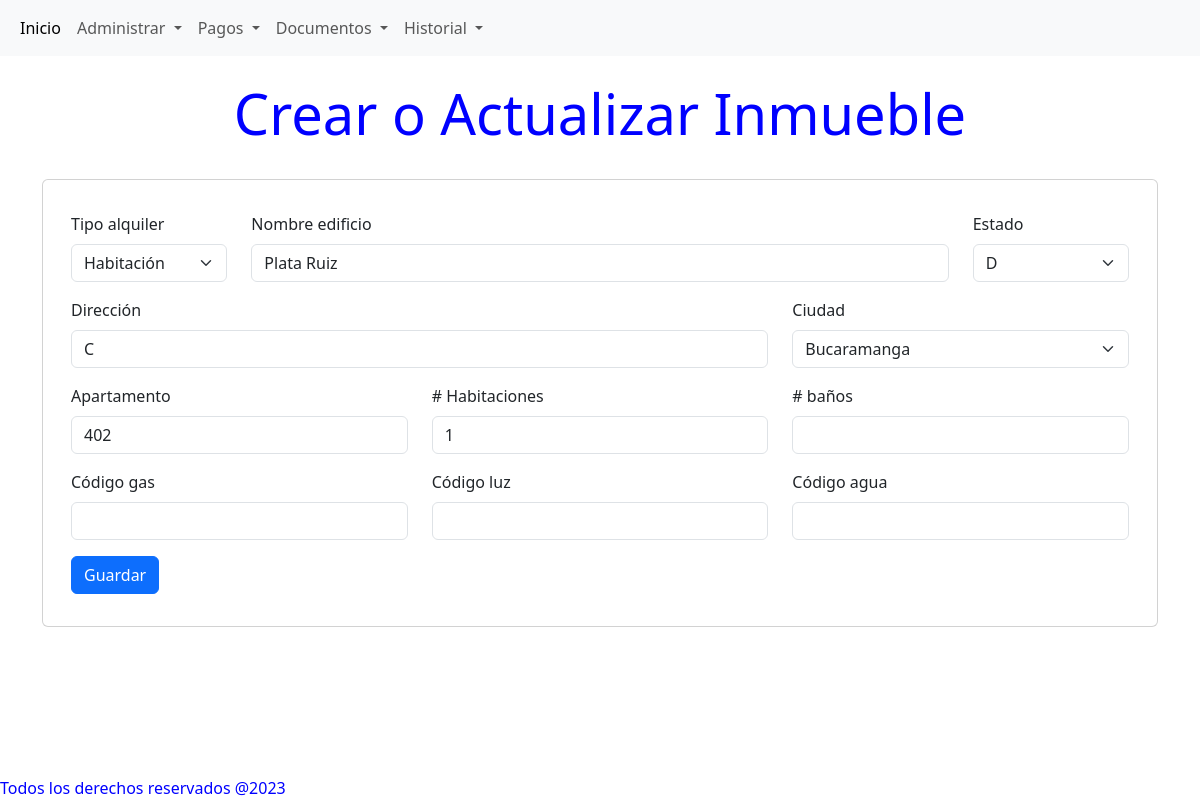
The page /inmueble/edit/1 on the database its author committed.
### models/InmuebleModel.py (models this page shows)
class Inmueble(db.Model):
    id              = db.Column(db.Integer, primary_key = True)
    name            = db.Column(db.String(50), nullable=False)
    estado          = db.Column(db.String(1), nullable=False)
    direccion       = db.Column(db.String(200), nullable=False)
    ciudad          = db.Column(db.String(50), nullable=False)
    tipo            = db.Column(db.String(15), nullable=False)
    apartamento     = db.Column(db.Integer, nullable=False)
    habitaciones    = db.Column(db.Integer, nullable=False)
    banos           = db.Column(db.Integer)
    cod_gas         = db.Column(db.Integer)
    cod_luz         = db.Column(db.Integer)
    cod_agua        = db.Column(db.Integer)
    contratos        = db.relationship('Contrato', back_populates='inmueble')

### models/CitiesModel.py (models this page shows, shortened)
class Cities(db.Model):
    id              =     db.Column(db.Integer, primary_key = True)
    ciudad          = db.Column(db.String(50), nullable=False)
    provincia       = db.Column(db.String(50), nullable=False)
    pais            = db.Column(db.String(50), nullable=False)

### routes/inmueble.py (the view)
@inmueble_bp.route('/edit/<int:item_id>', methods =['GET','POST'])
def edit_inmueble(item_id):
   try:
        inmueble = Inmueble.query.filter_by(id=int(item_id)).one()
        return displayForm(inmueble,item_id)
   except :
        return render_template('not_found.html')

### routes/inmueble.py (called while the page is built)
def displayForm(inmueble = None, edit_id = 'new'):
    if inmueble is None:
        inmueble = Inmueble()
    rentalType = tipoAlquilerList
    estados = estadoInmuebleList
    citiesQuery = Cities.query.all()
    cityData = CityPicklist(cityQuery=citiesQuery)
    ciudades = cityData.getciudades()
    return render_template('inmueble/formInmueble.html',
                           edit_id = edit_id,
                           inmueble = inmueble,
                           rentalType = rentalType,
                           estados = estados,
                           ciudades = ciudades,
                           )

### utils/pickLists.py (called while the page is built)
    def getciudades(self):
        if self.ubicaciones is None:
            cities = ['city1']
        else:
            cities = sorted(set(ubicacion.ciudad for ubicacion in self.ubicaciones))
        return cities

### templates/inmueble/formInmueble.html (shortened to what this page needs)
{% extends 'base.html' %}
{% block content %}
<h1 class="display-4 text-center mt-4"> Crear o Actualizar Inmueble</h1>
<br>
<div class="container">
    <div class="card">
        <div class="card-body">
            <form method="post" action="{{ url_for('inmueble.update_inmueble', edit_id =edit_id) }}">
                <div class="container">
                    <div class=" row my-3">
                        <div class="col form-group">
                            <label for="tipo"class="form-label">Tipo alquiler</label>
                            <select class="form-select" id="tipo" name="tipo" aria-describedby="tipo">
                            {% for item in rentalType %}
                                <option value="{{  item  }}" {% if inmueble.tipo == item %} selected {% endif %}>
                                    {{  item  }}
                                </option>
                            {% endfor %}
                            </select>
                        </div>
                        <div class="col-8">
                            <label for="name" class="form-label">Nombre edificio</label>
                            <input type="text" class="form-control" id="name"  name="name"  value= {{ inmueble.name |replace(' ', '&nbsp;') | safe }} aria-describedby="name" maxlength="50" required>
                        </div>
                        <div class="col form-group">
                            <label for="estado" class="form-label">Estado</label>
                            <select class="form-select" id="estado" name="estado" aria-describedby="estado">
                                {% for estado in estados %}
                                <option value="{{  estado  }}" {% if inmueble.estado == estado %} selected {% endif %}>
                                    {{  estado  }}
                                </option>
                                {% endfor %}
                            </select>
                        </div>
                    </div>
                    <div class=" row my-3">
                        <div class="col-8">
                            <label for="direccion" class="form-label">Dirección</label>
                            <input type="text" class="form-control" id="direccion"  name="direccion"  value= {{ inmueble.direccion |replace(' ', '&nbsp;') | safe }} aria-describedby="direccion" maxlength="200" required>
                        </div>
                        <div class="col form-group">
                            <label for="ciudad"class="form-label">Ciudad</label>
                            <select class="form-select"  id="ciudad" name="ciudad" aria-describedby="ciudadexpedicion">
                                {% for ciudad in ciudades %}
                                    <option value="{{  ciudad  }}" {% if inmueble.ciudad == ciudad %} selected {% endif %}>
                                        {{  ciudad  }}
                                    </option>
                                {% endfor %}
                            </select>
                        </div>
                    </div>
                    <div class="row my-3">
                        <div class="col">
                            <label for="apartamento" class="form-label">Apartamento</label>
                            <input type="number" class="form-control" id="apartamento" name="apartamento" value= {{ inmueble.apartamento }} aria-describedby="apartamento" required>
                        </div>
                        <div class="col">
                            <label for="habitaciones" class="form-label"># Habitaciones</label>
                            <input type="number" class="form-control" id="habitaciones" name="habitaciones" value= {{ inmueble.habitaciones }} aria-describedby="habitaciones" required>
                        </div>
                        <div class="col">
                            <label for="bano" class="form-label"># baños</label>
                            <input type="number" class="form-control" id="bano" name="bano" value= {{ inmueble.bano }} aria-describedby="bano" required>
                        </div>
                    </div>
                    <div class="row my-3">
                        <div class="col">
                            <label for="cod_gas" class="form-label">Código gas</label>
                            <input type="number" class="form-control" id="cod_gas" name="cod_gas" value= {{ inmueble.cod_gas }} aria-describedby="cod_gas">
                        </div>
                        <div class="col">
                            <label for="cod_luz" class="form-label">Código luz</label>
                            <input type="number" class="form-control" id="cod_luz" name="cod_luz" value= {{ inmueble.cod_luz }} aria-describedby="cod_luz">
                        </div>
                        <div class="col">
                            <label for="cod_agua" class="form-label">Código agua</label>
                            <input type="number" class="form-control" id="cod_agua" name="cod_agua" value= {{ inmueble.cod_agua }} aria-describedby="cod_agua">
                        </div>
                    </div>
                    <div class="row my-3">
                        <div class="col">
                            <button type="submit" class="btn btn-primary" >Guardar</button>
                        </div>
                    </div>
                </div>
                </div>
        </div>
    </div>
{% endblock %}

### static/main.css (style rules this page uses)
body { color:blue; }

### rows shown on the page
Inmueble: tipo "Habitación", name "Plata Ruiz", estado "D", direccion "C", ciudad "Bucaramanga", apartamento "402", habitaciones "1"
